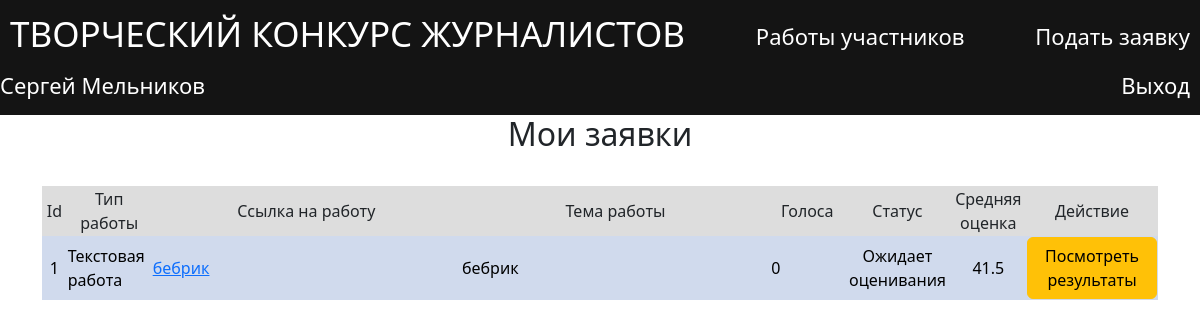
Screenshot of /cabinet (signed in) with the database file from the repository.
### data/users.py (models this page shows, shortened)
class User(SqlAlchemyBase, UserMixin, SerializerMixin):
    __tablename__ = 'users'
    id = sqlalchemy.Column(sqlalchemy.Integer,
                           primary_key=True, autoincrement=True)
    surname = sqlalchemy.Column(sqlalchemy.String, nullable=True)
    name = sqlalchemy.Column(sqlalchemy.String, nullable=True)
    position = sqlalchemy.Column(sqlalchemy.String, nullable=True)
    email = sqlalchemy.Column(sqlalchemy.String,
                              index=True, unique=True, nullable=True)
    password = sqlalchemy.Column(sqlalchemy.String, nullable=True)
    proposals = sqlalchemy.Column(sqlalchemy.String, nullable=True)
    @property
    def proposals_list(self):
        return json.loads(self.proposals)['proposals']

### data/proposals.py (models this page shows, shortened)
class Proposal(SqlAlchemyBase, UserMixin, SerializerMixin):
    __tablename__ = 'proposal'
    max_rates = 3
    id = sqlalchemy.Column(sqlalchemy.Integer,
                           primary_key=True, autoincrement=True)
    type = sqlalchemy.Column(sqlalchemy.String, nullable=True)
    file = sqlalchemy.Column(sqlalchemy.String, nullable=True)
    evaluation = sqlalchemy.Column(sqlalchemy.String, nullable=True)
    lowering_criteria = sqlalchemy.Column(sqlalchemy.String, nullable=True)
    status = sqlalchemy.Column(sqlalchemy.String, nullable=True)
    likes = sqlalchemy.Column(sqlalchemy.Integer, nullable=True)
    user_data = sqlalchemy.Column(sqlalchemy.String, nullable=True)
    experts_rates = sqlalchemy.Column(sqlalchemy.String, nullable=True)
    @property
    def theme(self):
        return self.user_data_dict.get("theme")
    @property
    def evaluation_dict(self):
        return json.loads(self.evaluation)
    @property
    def user_data_dict(self):
        return json.loads(self.user_data)
    @property
    def experts_list(self):
        return json.loads(self.experts_rates)["expert_ids"]
    @property
    def lowering_criteria_dict(self):
        return json.loads(self.lowering_criteria)
    @property
    def rated_at_least_one(self):
        return len(self.experts_list) >= 1
    @property
    def average_score(self):
        sum = 0
        for score in self.merge_ratings:
            sum += score[3]
        return round(sum / len(self.merge_ratings),2)
    @property
    def merge_ratings(self):
        ratings = self.evaluation_dict["ratings"]
        lowering_ratings = self.lowering_criteria_dict["ratings"]
        merged_ratings = []
        for index in range(len(ratings)):
            merged_ratings.append((ratings[index],lowering_ratings[index],ratings[index]["expert"],
                                   sum(list(ratings[index].values())[:-1]) \
                                   - sum(list(lowering_ratings[index].values())[:-1])))
        return merged_ratings

### main.py (the view)
@app.route('/cabinet', methods=['GET', 'POST'])
@login_required
def cabinet():
    db_sess = db_session.create_session()
    my_proposals_ids = current_user.proposals_list
    my_proposals = []
    for proposal_id in my_proposals_ids:
        my_proposals.append(db_sess.query(Proposal).filter(Proposal.id == proposal_id).first())
    return render_template('cabinet.html',
                           stage=competition_stage,
                           proposals=my_proposals,
                           is_empty=len(my_proposals)==0, title='Мои ' \
                                                                                                            'заявки')

### data/db_session.py (called while the page is built)
def create_session() -> Session:
    global __factory
    return __factory()

### main.py (called while the page is built)
@login_manager.user_loader
def load_user(user_id):  # find user in database
    db_sess = db_session.create_session()
    return db_sess.query(User).get(user_id)

### templates/cabinet.html (shortened to what this page needs)
{% extends "base.html" %}
{% block content %}
{% set TYPES  = {"text": "Текстовая работа", "video": "Видео материал"} %}
<h2 align="center">Мои заявки</h2>
{% if not is_empty%}
<div class="table_container">
    <table class="my_table">
        <tr class="my_row">
            <td class="title" width="2%" bgcolor="#dddddd" align="center">Id</td>
            <td class="title" width="5%" bgcolor="#dddddd" align="center">Тип работы</td>
            <td class="title" width="25%" bgcolor="#dddddd" align="center">Ссылка на работу</td>
            <td class="title" width="25%" bgcolor="#dddddd" align="center">Тема работы</td>
            <td class="title" width="6%" bgcolor="#dddddd" align="center">Голоса</td>
            <td class="title" width="6%" bgcolor="#dddddd" align="center">Статус</td>
            <td class="title" width="6%" bgcolor="#dddddd" align="center">Средняя оценка</td>
            <td class="title" width="8%" bgcolor="#dddddd" align="center">Действие</td>
        </tr>
        {% for proposal in proposals %}
                {%  set color = "#d0daed" %}
                {% set text_color = "#000" %}
        <tr class="my_row">
            <td class="ordinary" bgcolor ={{color}} align="center" style="color:{{text_color}}">{{ proposal.id }}</td>
            <td class="ordinary" bgcolor ={{color}} style="color:{{text_color}}">{{ TYPES[proposal.type] }}</td>
            <td class="ordinary" bgcolor ={{color}} style="color:{{text_color}}"><a href="{{proposal.file}}">{{ proposal.file }}</a></td>
            <td class="ordinary" bgcolor ={{color}} style="color:{{text_color}}">{{ proposal.theme }}</td>
            <td class="ordinary" bgcolor ={{color}} style="color:{{text_color}}">{{ proposal.likes }}</td>
            <td class="ordinary" bgcolor ={{color}} align="center" style="color:{{text_color}}">{{ STATUSES[proposal.status] }}</td>
            <td class="ordinary" bgcolor ={{color}} align="center" style="color:{{text_color}}">
                {% if proposal.rated_at_least_one%}
                <div>    {{proposal.average_score}}</div>
                {% else%}
                <div> Не оценена</div>
                {% endif %}
            </td>
            <td class="ordinary" bgcolor ={{color}} align="center" style="color:{{text_color}}">
                {% if proposal.rated_at_least_one%}
                <div>       <a href="/proposals/view/{{ proposal.id }}" class="btn btn-warning">Посмотреть результаты</a>
                </div>
                {% else %}
                <div>   Еще не один эксперт не проверил работу
                </div>
                {% endif %}
            </td>
        </tr>
        {% endfor %}
    </table>
</div>
{% else %}
    <h2> У вас нет заявок </h2>
    {% if stage.can_make_proposes%}
        <a href="/add_proposal">Добавить заявку</a>
    {% endif%}
{% endif%}
{% endblock %}

### templates/base.html (shortened to what this page needs)
<!DOCTYPE html>
<html lang="en">
<head>
    <link rel="stylesheet" type="text/css" href="/static/css/style.css" />
    <link href="https://cdn.jsdelivr.net/npm/bootstrap@5.2.3/dist/css/bootstrap.min.css" rel="stylesheet">
</head>
  <body>
    <header>
        <nav class="navbar">
          <h1 style="color:#ffffff"><a class="navbar-link_MAIN" href="/">ТВОРЧЕСКИЙ КОНКУРС ЖУРНАЛИСТОВ</a> </h1>
          <a class="navbar-link" href="/proposals">Работы участников</a>
          <a class="navbar-link" href="/add_proposal">Подать заявку</a>
            {% if current_user.is_authenticated %}
            <a href="/cabinet" style="color:#ffffff" class="Current_name" >{{current_user.name}} {{current_user.surname}}</a>
            <a class="navbar-link" href="/logout">Выход</a>
            {% else %}
            <a class="navbar-link" href="/login">Войти</a>
            {% endif %}
        </nav>
    </header>
    <main role="main" class="container">
        {% set STATUSES  = {"not_moderated": "Не проверена модерацией","waiting_verification": "Ожидает оценивания", "verified": "Оценена", "aborted":  "Не прошла модерацию"} %}
        {% block content %}
        {% endblock %}
    </main>
  </body>
</html>

### static/css/style.css (style rules this page uses)
html { font-size: 16px; }
.navbar-link { font-size: 22px; color: #ffffff; text-decoration : none; padding: 5px 10px 5px 10px ; }
.title { font-size: 16px; text-align: center; }
.navbar { padding : 15px; background-color : #141414 }
.table_container { padding-top: 25px; }
.Current_name { font-size: 22px; color: #ffffff; text-decoration : none; }
.btn { background: #000000; color: #ffffff; border-radius: 10px; }
.navbar-link_MAIN { font-size: 35px; color: #ffffff; text-decoration : none; padding: 5px 10px 5px 10px ; }

### rows the page displays
User: name "Сергей", surname "Мельников"
Proposal: id "1", type "Текстовая работа", file "бебрик", theme "бебрик", likes "0", status "Ожидает оценивания", average_score "41.5"
